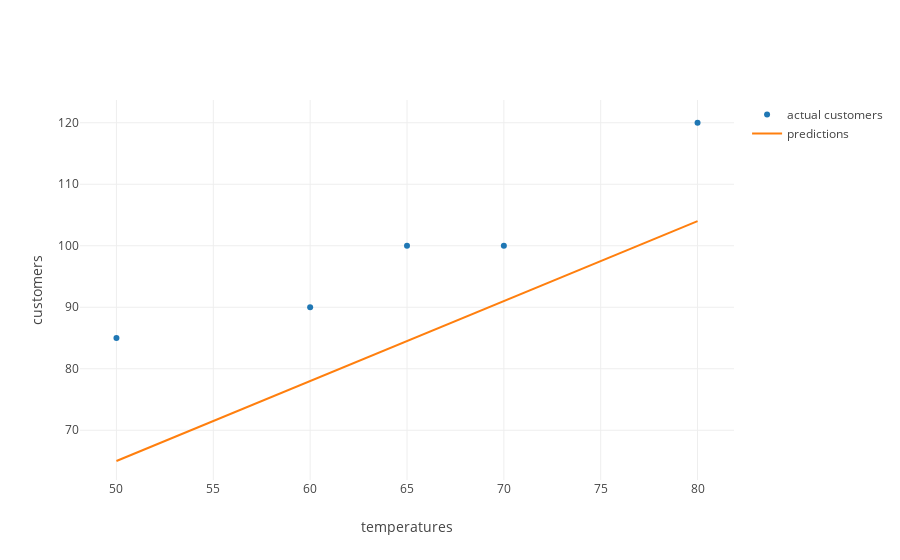

Source (notebook cell):
### Markdown cell above
Then to this, we add our line, which we'll call our linear regression model.

### Code cell
temperatures = [50, 55, 60, 65, 70, 75, 80]
predictions = list(map(lambda temperature: 1.3*temperature, temperatures))
predictions_trace = trace_values(temperatures, predictions, 'lines', name = 'predictions')
plot([actual_trace, predictions_trace], layout = layout)

### Figure 1 — Plotly figure (JSON) as saved in the notebook; plotly's stock layout.template omitted (floating-point values rounded to 4 significant figures)
{"data": [{"mode": "markers", "name": "actual customers", "text": [], "type": "scatter", "uid": "6217cde4-c05c-4e41-8dc6-592371390482", "x": [80, 65, 50, 70, 60], "y": [120, 100, 85, 100, 90]}, {"mode": "lines", "name": "predictions", "text": [], "type": "scatter", "uid": "d6bf77d0-7ec7-4a18-9a76-b2ea1e5dcf34", "x": [50, 55, 60, 65, 70, 75, 80], "y": [65, 71.5, 78, 84.5, 91, 97.5, 104]}], "layout": {"autosize": true, "xaxis": {"autorange": true, "range": [48.14, 81.86], "title": {"text": "temperatures"}, "type": "linear"}, "yaxis": {"autorange": true, "range": [61.9, 124.0], "title": {"text": "customers"}, "type": "linear"}}}
